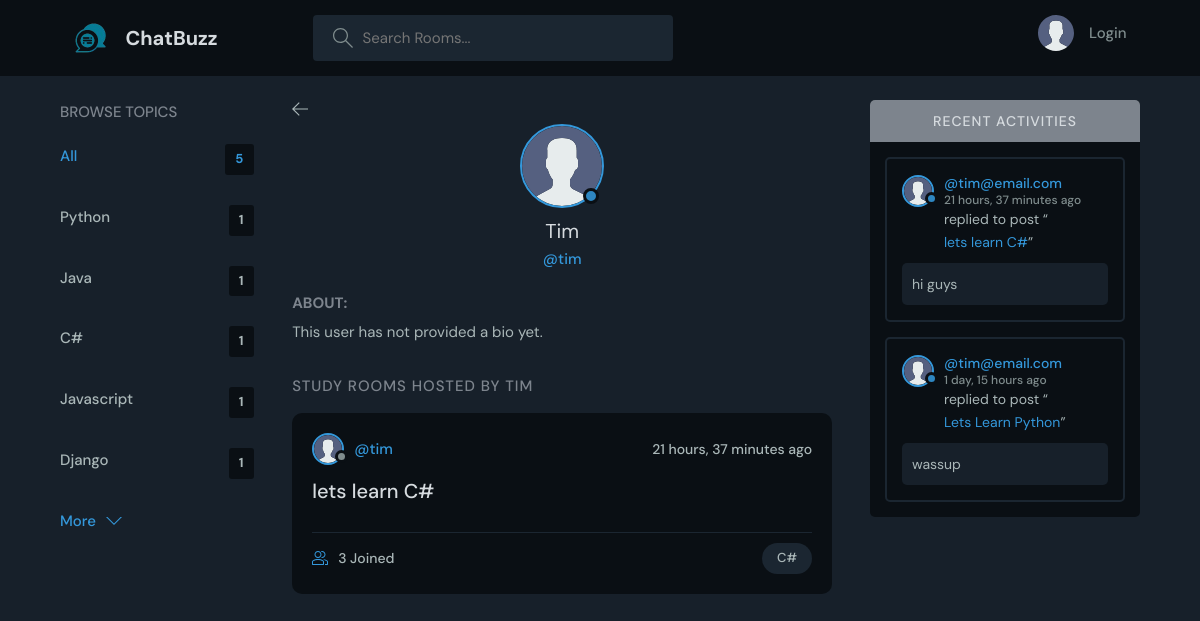
Screenshot of /profile/5/ with the database file from the repository.
### base/models.py (models this page shows, shortened)
class Topic(models.Model):
    name = models.CharField(max_length=200)

class User(AbstractUser):
    name = models.CharField(max_length=200, null=True)
    email = models.EmailField(unique=True, null=True)
    bio = models.TextField(null=True)
    avatar = models.ImageField(null=True, default="avatar.svg")
    USERNAME_FIELD = 'email'
    REQUIRED_FIELDS = []

class Room(models.Model):
    host = models.ForeignKey(User, on_delete=models.SET_NULL, null=True)
    topic = models.ForeignKey(Topic, on_delete=models.SET_NULL, null=True)
    name = models.CharField(max_length=200)
    description= models.TextField(null=True, blank=True)
    participants = models.ManyToManyField(User, related_name='partcipants', blank=True)
    updated = models.DateTimeField(auto_now=True)
    created = models.DateTimeField(auto_now_add=True)
    class Meta:
        ordering = ['-updated', '-created']
    def __str__(self):
        return self.name

class Message(models.Model):
    user = models.ForeignKey(User, on_delete=models.CASCADE)
    room = models.ForeignKey(Room, on_delete=models.CASCADE)
    body = models.TextField()
    updated = models.DateTimeField(auto_now=True)
    created = models.DateTimeField(auto_now_add=True)
    class Meta:
        ordering = ['-updated', '-created']

### base/views.py (the view)
# urls.py: path('profile/<str:pk>/', views.userProfile, name = "user-profile"),
def userProfile(request,pk):
    user = User.objects.get(id=pk)
    rooms = user.room_set.all()
    room_messages = user.message_set.all()
    topics = Topic.objects.all()
    context={'user':user, 'rooms':rooms,'room_messages':room_messages,'topics':topics}
    return render(request,'base/profile.html', context)

### base/templates/base/profile.html (shortened to what this page needs)
{% extends 'main.html'%}
{% block content %}
  <main class="profile-page layout layout--3">
    <div class="container">
      {% include 'base/topics_component.html' %}
      <div class="roomList">
        <div class="layout__boxTitle">
          <a href="{% url 'home' %}">
              <svg version="1.1" xmlns="http://www.w3.org/2000/svg" width="32" height="32"
                  viewBox="0 0 32 32">
                  <title>arrow-left</title>
                  <path
                      d="M13.723 2.286l-13.723 13.714 13.719 13.714 1.616-1.611-10.96-10.96h27.625v-2.286h-27.625l10.965-10.965-1.616-1.607z">
                  </path>
              </svg>
          </a>
      </div>
        <div class="profile">
          <div class="profile__avatar">
            <div class="avatar avatar--large active">
              <img src= "{{user.avatar.url}}" />
            </div>
          </div>
          <div class="profile__info">
            <h3>{{ user.name }}</h3>
            <p>@{{ user.username }}</p>
          </div>
          <div class="profile__about">
            <h3>About:</h3>
            <p>
              {{ user.bio|default:"This user has not provided a bio yet." }}
            </p>
          </div>
        </div>
        <div class="roomList__header">
          <div>
            <h2>Study Rooms Hosted by {{ user.username }}</a>
            </h2>
          </div>
        </div>
        {% include 'base/feed_component.html' %}
      </div>
      {% include 'base/activity_component.html' %}
    </div>
  </main>
{% endblock content %}

### templates/main.html (shortened to what this page needs)
<!DOCTYPE html>
{% load static %}
<html lang="en">
  <head>
    <link rel="stylesheet" href="{% static 'styles/style.css' %}" />
  </head>
  <body>
    {% include 'navbar.html' %}
    {% block content%}
    {% endblock content %}
  </body>
</html>

### templates/navbar.html (shortened to what this page needs)
{% load static %}
<header class="header header--loggedIn">
    <div class="container">
      <a href="{% url 'home' %}" class="header__logo">
        <img src="{% static 'images/logo.png' %}" />
        <h1>ChatBuzz</h1>
      </a>
      <form class="header__search" method="GET" action="{% url 'home' %}">
        <label>
          <input type="text" name = "q" placeholder="Search Rooms..." >
        </label>
      </form>
      <nav class="header__menu">
        {% if request.user.is_authenticated %}
        <div class="header__user">
          <a href="{% url 'user-profile' user.id  %}">
            <div class="avatar avatar--medium active">
              <img src="{{request.user.avatar.url}}" />
            </div>
            <p>{{request.user.name}} <span>@{{request.user.username}}</span></p>
          </a>
          <button class="dropdown-button">
            <svg version="1.1" xmlns="http://www.w3.org/2000/svg" width="32" height="32" viewBox="0 0 32 32">
              <title>chevron-down</title>
              <path d="M16 21l-13-13h-3l16 16 16-16h-3l-13 13z"></path>
            </svg>
          </button>
        </div>
        {% else %}
        <a href="{% url 'login' %}">
          <img src=" {% static 'images/avatar.svg' %}" />
          <p>Login</p>
        </a>
        {% endif %}
      </nav>
    </div>
  </header>

### base/templates/base/topics_component.html
<div class="topics">
    <div class="topics__header">
      <h2>Browse Topics</h2>
    </div>
    <ul class="topics__list">
      <li>
        <a href="{% url 'home' %}" class="active">All <span>{{topics.count}}</span></a>
      </li>
      {% for topic in topics %}
      <li>
        <a href="{% url 'home' %}?q={{topic.name}}">{{topic.name}}<span>{{topic.room_set.all.count}}</span></a>
      </li>
      {% endfor %}
    </ul>
    <a class="btn btn--link" href="{% url 'topics' %}">
      More
      <svg version="1.1" xmlns="http://www.w3.org/2000/svg" width="32" height="32" viewBox="0 0 32 32">
        <title>chevron-down</title>
        <path d="M16 21l-13-13h-3l16 16 16-16h-3l-13 13z"></path>
      </svg>
    </a>
  </div>

### base/templates/base/feed_component.html (shortened to what this page needs)
{% for room in rooms %}
<div class="roomListRoom">
    <div class="roomListRoom__header">
    <a href="{% url 'user-profile' room.host.id %}" class="roomListRoom__author">
      <div class="avatar avatar--small">
        <img src="{{room.host.avatar.url}}" />
      </div>
      <span>@{{room.host.username}}</span>
    </a>
    <div class="roomListRoom__actions">
      <span>{{room.created|timesince}} ago</span>
    </div>
  </div>
  <div class="roomListRoom__content">
    <a href="{% url 'room' room.id %}">{{ room.name }}</a>
  </div>
  <div class="roomListRoom__meta">
    <a href="{% url 'room' room.id %}" class="roomListRoom__joined">
      {{room.participants.all.count}} Joined
    </a>
    <p class="roomListRoom__topic">{{room.topic.name}}</p>
  </div>
</div>
{% endfor %}

### base/templates/base/activity_component.html (shortened to what this page needs)
<div class="activities">
  <div class="activities__header">
    <h2>Recent Activities</h2>
  </div>
  {% for message in room_messages|slice:":5" %}
  <div class="activities__box">
    <div class="activities__boxHeader roomListRoom__header">
      <a href="{% url 'user-profile' message.user.id %}" class="roomListRoom__author">
        <div class="avatar avatar--small active">
          <img src="{{message.user.avatar.url}}" />
        </div>
        <p>
          @{{message.user}}
          <span>{{message.created|timesince}} ago</span>
        </p>
      </a>
    </div>
    <div class="activities__boxContent">
      <p>replied to post “<a href="{% url 'room' message.room.id %}">{{message.room}}</a>”</p>
      <div class="activities__boxRoomContent">
        {{message.body}}
      </div>
    </div>
  </div>
  {% endfor %}
</div>

### rows the page displays
Topic: name "Python", room_set.all.count "1"
Topic: name "Java", room_set.all.count "1"
Topic: name "C#", room_set.all.count "1"
Topic: name "Javascript", room_set.all.count "1"
Topic: name "Django", room_set.all.count "1"
User: avatar (placeholder picture), name "Tim", username "tim", bio "This user has not provided a bio yet.", username "TIM"
Room: host.avatar (placeholder picture), host.username "tim", created "21 hours, 37 minutes", name "lets learn C#", participants.all.count "3", topic.name "C#"
Message: user.avatar (placeholder picture), user "tim@email.com", created "21 hours, 37 minutes", room "lets learn C#", body "hi guys"
Message: user.avatar (placeholder picture), user "tim@email.com", created "1 day, 15 hours", room "Lets Learn Python", body "wassup"

### other values shown
{{ topics.count }} "5"
